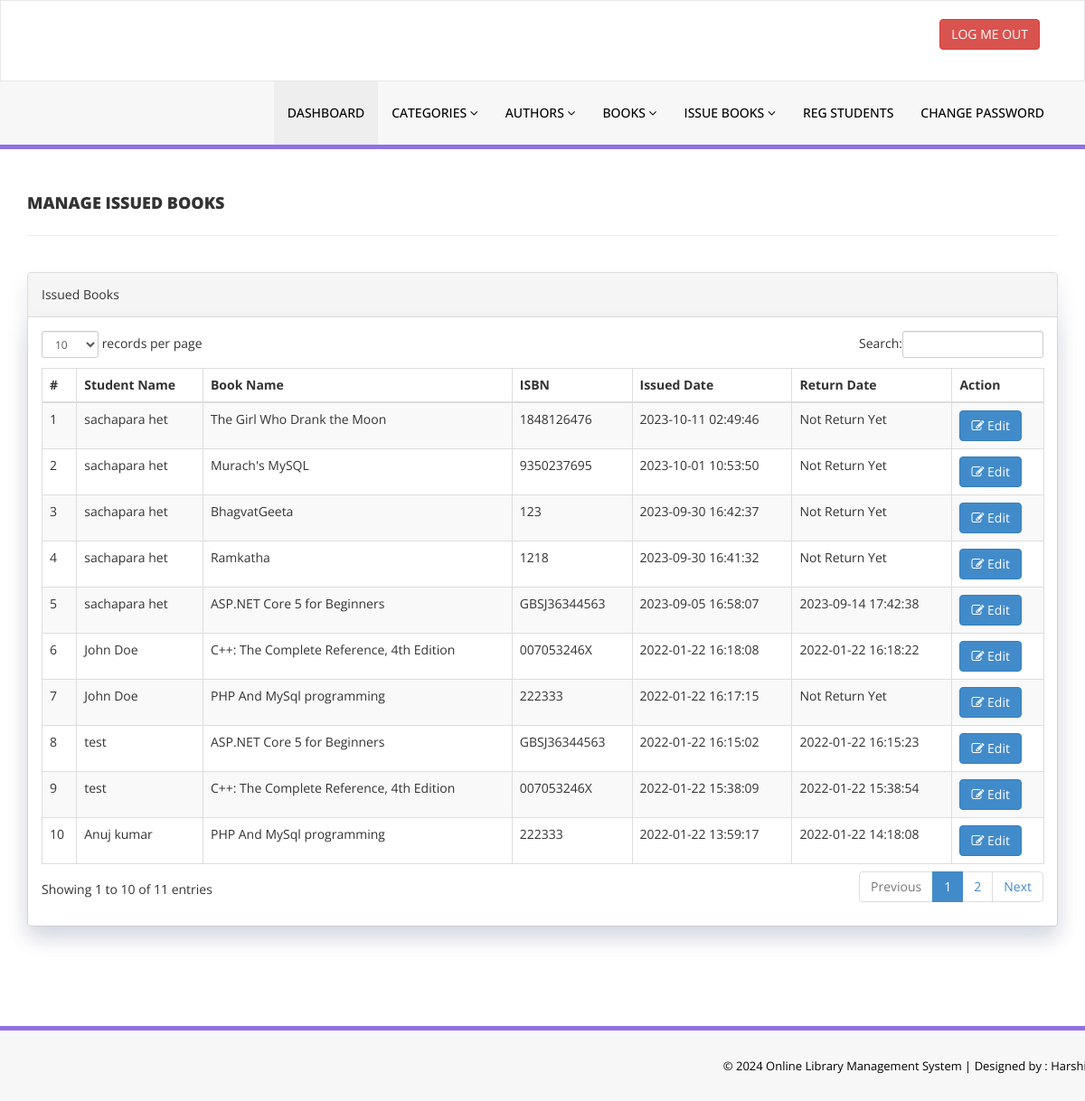
Screenshot of /admin/manage-issued-books.php (signed in) with the database file from the repository.
### tables this page shows
CREATE TABLE `tblissuedbookdetails` (
  `id` int(11) NOT NULL,
  `BookId` int(11) DEFAULT NULL,
  `StudentID` varchar(150) DEFAULT NULL,
  `IssuesDate` timestamp NULL DEFAULT current_timestamp(),
  `ReturnDate` timestamp NULL DEFAULT NULL ON UPDATE current_timestamp(),
  `RetrunStatus` int(1) DEFAULT NULL,
  `fine` int(11) DEFAULT NULL
);

CREATE TABLE `tblstudents` (
  `id` int(11) NOT NULL,
  `StudentId` varchar(100) DEFAULT NULL,
  `FullName` varchar(120) DEFAULT NULL,
  `EmailId` varchar(120) DEFAULT NULL,
  `MobileNumber` char(11) DEFAULT NULL,
  `Password` varchar(120) DEFAULT NULL,
  `Status` int(1) DEFAULT NULL,
  `RegDate` timestamp NULL DEFAULT current_timestamp(),
  `UpdationDate` timestamp NULL DEFAULT NULL ON UPDATE current_timestamp()
);

CREATE TABLE `tblbooks` (
  `id` int(11) NOT NULL,
  `BookName` varchar(255) DEFAULT NULL,
  `CatId` int(11) DEFAULT NULL,
  `AuthorId` int(11) DEFAULT NULL,
  `ISBNNumber` varchar(25) DEFAULT NULL,
  `BookPrice` decimal(10,2) DEFAULT NULL,
  `bookImage` varchar(250) NOT NULL,
  `isIssued` int(1) DEFAULT NULL,
  `RegDate` timestamp NULL DEFAULT current_timestamp(),
  `UpdationDate` timestamp NULL DEFAULT NULL ON UPDATE current_timestamp()
);

### admin/manage-issued-books.php (the view, shortened to what this page needs)
<?php
include('includes/config.php');
if(strlen($_SESSION['alogin'])==0)
    {
header('location:index.php');
}
else{
    ?>
<!DOCTYPE html>
<html xmlns="http://www.w3.org/1999/xhtml">
<head>
    <link href="assets/css/bootstrap.css" rel="stylesheet" />
    <link href="assets/css/font-awesome.css" rel="stylesheet" />
    <link href="assets/js/dataTables/dataTables.bootstrap.css" rel="stylesheet" />
    <link href="assets/css/style.css" rel="stylesheet" />
</head>
<body>
<?php include('includes/header.php');?>
    <div class="content-wrapper">
         <div class="container">
        <div class="row pad-botm">
            <div class="col-md-12">
                <h4 class="header-line">Manage Issued Books</h4>
    </div>
     <div class="row">
</div>
        </div>
            <div class="row">
                <div class="col-md-12">
                    <div class="panel panel-default" style="box-shadow: 0px 12px 24px rgba(2,30,84,.1);">
                        <div class="panel-heading">
                          Issued Books
                        </div>
                        <div class="panel-body">
                            <div class="table-responsive">
                                <table class="table table-striped table-bordered table-hover" id="dataTables-example">
                                    <thead>
                                        <tr>
                                            <th>#</th>
                                            <th>Student Name</th>
                                            <th>Book Name</th>
                                            <th>ISBN </th>
                                            <th>Issued Date</th>
                                            <th>Return Date</th>
                                            <th>Action</th>
                                        </tr>
                                    </thead>
                                    <tbody>
<?php $sql = "SELECT tblstudents.FullName,tblbooks.BookName,tblbooks.ISBNNumber,tblissuedbookdetails.IssuesDate,tblissuedbookdetails.ReturnDate,tblissuedbookdetails.id as rid from  tblissuedbookdetails join tblstudents on tblstudents.StudentId=tblissuedbookdetails.StudentId join tblbooks on tblbooks.id=tblissuedbookdetails.BookId order by tblissuedbookdetails.id desc";
$query = $dbh -> prepare($sql);
$query->execute();
$results=$query->fetchAll(PDO::FETCH_OBJ);
$cnt=1;
if($query->rowCount() > 0)
{
foreach($results as $result)
{               ?>
                                        <tr class="odd gradeX">
                                            <td class="center"><?php echo htmlentities($cnt);?></td>
                                            <td class="center"><?php echo htmlentities($result->FullName);?></td>
                                            <td class="center"><?php echo htmlentities($result->BookName);?></td>
                                            <td class="center"><?php echo htmlentities($result->ISBNNumber);?></td>
                                            <td class="center"><?php echo htmlentities($result->IssuesDate);?></td>
                                            <td class="center"><?php if($result->ReturnDate=="")
                                            {
                                                echo htmlentities("Not Return Yet");
                                            } else {
                                            echo htmlentities($result->ReturnDate);
}
                                            ?></td>
                                            <td class="center">
                                            <a href="update-issue-bookdeails.php?rid=<?php echo htmlentities($result->rid);?>"><button class="btn btn-primary"><i class="fa fa-edit "></i> Edit</button>
                                            </td>
                                        </tr>
 <?php $cnt=$cnt+1;}} ?>
                                    </tbody>
                                </table>
                            </div>
                        </div>
                    </div>
                </div>
            </div>
    </div>
    </div>
  <?php include('includes/footer.php');?>
</body>
</html>
<?php } ?>

### admin/assets/css/style.css (style rules this page uses)
.content-wrapper { margin-top: 40px; min-height:800px; padding-bottom:90px; }
.header-line { font-weight:900; padding-bottom:25px; border-bottom:1px solid #eeeeee; text-transform:uppercase; }
.pad-botm { padding-bottom:30px; }

### rows the page displays
tblissuedbookdetails: tblstudents.FullName "sachapara het", BookId.BookName "The Girl Who Drank the Moon", BookId.ISBNNumber "1848126476", IssuesDate "2023-10-11 02:49:46"
tblissuedbookdetails: tblstudents.FullName "sachapara het", BookId.BookName "Murach's MySQL", BookId.ISBNNumber "9350237695", IssuesDate "2023-10-01 10:53:50"
tblissuedbookdetails: tblstudents.FullName "sachapara het", BookId.BookName "BhagvatGeeta", BookId.ISBNNumber "123", IssuesDate "2023-09-30 16:42:37"
tblissuedbookdetails: tblstudents.FullName "sachapara het", BookId.BookName "Ramkatha", BookId.ISBNNumber "1218", IssuesDate "2023-09-30 16:41:32"
tblissuedbookdetails: tblstudents.FullName "sachapara het", BookId.BookName "ASP.NET Core 5 for Beginners", BookId.ISBNNumber "GBSJ36344563", IssuesDate "2023-09-05 16:58:07", ReturnDate "2023-09-14 17:42:38"
tblissuedbookdetails: tblstudents.FullName "John Doe", BookId.BookName "C++: The Complete Reference, 4th Edition", BookId.ISBNNumber "007053246X", IssuesDate "2022-01-22 16:18:08", ReturnDate "2022-01-22 16:18:22"
tblissuedbookdetails: tblstudents.FullName "John Doe", BookId.BookName "PHP And MySql programming", BookId.ISBNNumber "222333", IssuesDate "2022-01-22 16:17:15"
tblissuedbookdetails: tblstudents.FullName "test", BookId.BookName "ASP.NET Core 5 for Beginners", BookId.ISBNNumber "GBSJ36344563", IssuesDate "2022-01-22 16:15:02", ReturnDate "2022-01-22 16:15:23"
tblissuedbookdetails: tblstudents.FullName "test", BookId.BookName "C++: The Complete Reference, 4th Edition", BookId.ISBNNumber "007053246X", IssuesDate "2022-01-22 15:38:09", ReturnDate "2022-01-22 15:38:54"
tblissuedbookdetails: tblstudents.FullName "Anuj kumar", BookId.BookName "PHP And MySql programming", BookId.ISBNNumber "222333", IssuesDate "2022-01-22 13:59:17", ReturnDate "2022-01-22 14:18:08"
